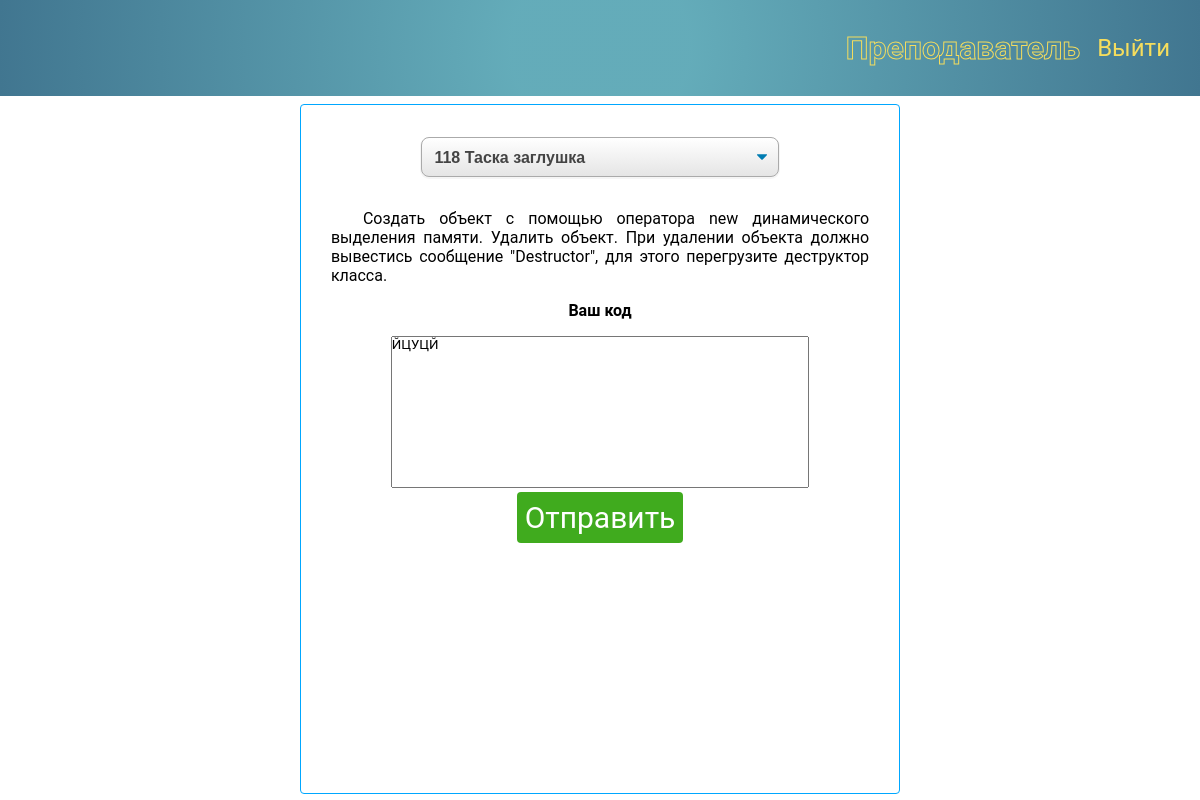
The page /students/work/41 on the database its author committed.
### students/models.py (models this page shows, shortened)
class Work(models.Model):
    student = models.ForeignKey(to=User, on_delete=models.CASCADE, null=True, blank=True)
    task = models.ForeignKey(to=Task, on_delete=models.CASCADE)
    grade = models.PositiveSmallIntegerField(default=0, validators=[MinValueValidator(0), MaxValueValidator(5)])
    isEvaluate = models.BooleanField(default=False)
    code = models.TextField()

### teachers/models.py (models this page shows, shortened)
class Task(models.Model):
    number = models.PositiveIntegerField(default=111, validators=[MinValueValidator(111), MaxValueValidator(999)])
    name = models.CharField(max_length=256)
    description = models.TextField()
    def __str__(self):
        return str(self.number) + " " + str(self.name)

### students/views.py (the view)
# urls.py: path('work/<int:work_id>', work_editor, name="workEditor"),
def work_editor(request, work_id=None):
    work = Work.objects.filter(id=work_id).last()
    if request.method == 'POST':
        form = WorkEditForm(data=request.POST, instance=work)
        if form.is_valid():
            form.save()
            if not work_id:
                work = Work.objects.last()
            else:
                work = Work.objects.filter(id=work_id).last()
            work.student = request.user
            work.isEvaluate = True
            print(Work.objects.last().isEvaluate)
            work.save()
            print(Work.objects.last().isEvaluate)
            if Work.objects.filter(student=request.user).filter(task=work.task).count() > 1:
                work.delete()
                messages.warning(request, 'НЕЛЬЗЯ ДОБАВИТЬ ДВА ОДИНАКОВЫХ ОТВЕТА')
                return HttpResponseRedirect(request.META['HTTP_REFERER'])
            return HttpResponseRedirect(reverse('students:workList'))
    else:
        form = WorkEditForm(instance=work)
    feedback = Feedback.objects.filter(work=work).last()
    context = {
        'form': form,
        'work': work,
        'user': request.user,
        'feedback': feedback,
        'defaultDescribe': Task.objects.first().description,
    }
    return render(request, 'students/workEditor.html', context)

### students/forms.py
class WorkEditForm(forms.ModelForm):
    code = forms.CharField(widget=forms.Textarea(attrs={
        'class': 'code',
        'id': 'code',
        'placeholder': 'Введите код',
    }))
    task = forms.ModelChoiceField(queryset=Task.objects.order_by('number'), initial=Task.objects.first(), widget=forms.Select(attrs={
        'class': 'task',
    }))
    class Meta:
        model = Work
        fields = [ 'task', 'code']

### students/templates/students/workEditor.html (shortened to what this page needs)
{% extends 'students/../../../users/templates/users/base.html' %}
{% load static %}
{% block css %}
	<link href="{% static 'css/header.css' %}" rel="stylesheet">
    <link href="{% static 'css/wideColumn.css' %}" rel="stylesheet">
    <link href="{% static 'css/base.css' %}" rel="stylesheet">
{% endblock %}
{% block content %}
     <div class="content">
        <div class="leftblock"></div>
        <div class="center">
            {% if work == None or work.grade < 3 %}
                <form action="{% if work != None %} {% url 'students:workEditor' work.id %} {% else %} {% url 'students:workEditor' %} {% endif %}" method="post">
                    <div class="outer">
                        <div class="inner width-100 taskBlock">{{ form.task }}</div>
                        <br>
                    <div>
                        <div>
                            <p id="description" class="description">{{ defaultDescribe }}</p>
                        </div>
                    </div>
                     <div class="inner width-100">
                        <p class="margin-vertical-16"><b>Ваш код</b></p>
                     </div>
                        <div class="inner width-100">{{ form.code }}</div>
                        <br>
                    <button type="submit" class="submit">Отправить</button>
                    </div>
                </form>
            {% endif %}
        </div>
        <div class="rightblock"></div>
     </div>
{% endblock %}

### static/css/wideColumn.css (style rules this page uses)
.content { height: calc(100% - 100px); display: grid; width: 100%; background: white; grid-template-columns: 25% 1fr 25%; grid-template-areas: "leftpart center rightpart"; }
.center { border-radius: 4px; border: 1px solid #00a7ff; margin-top: 8px; height: calc(100% - 10px); }
.leftblock { margin-top: 8px; grid-area: leftpart; margin-right: 8px; }
.rightblock { margin-top: 8px; grid-area: rightpart; margin-left: 8px; }
.inner { display: inline-block; }
.outer { width: 100%; text-align: center; }
.submit { color: white; border: none; background: #40ab1e; padding: 8px; font-size: 30px; border-radius: 4px; }
.code { width:70%; resize: none; height: 5%; }
.width-100 { width: 100%; }
.taskBlock { margin: 32px 0; }
.task { font-size: 16px; font-family: sans-serif; font-weight: 700; color: #444; line-height: 1.3; padding: .6em 1.4em .5em .8em; width: 100%; max-width: 60%; box-sizing: border-box; margin: 0; border: 1px solid #aaa; box-shadow: 0 1px 0 1px rgba(0,0,0,.04); border-radius: .5em; -moz-appearance: none; -webkit-appearance: none; appearance: none; background-color: #fff; background-repeat: no-repeat, repeat; background-position: right .7em top 50%, 0 0; background-size: .65em auto, 100%; }
.description { margin: 0 5%; text-indent: 32px; text-align: justify; }
.margin-vertical-16 { margin: 16px 0px; }

### static/css/base.css (style rules this page uses)
* { padding: 0; margin: 0; box-sizing: border-box; font-family: 'Roboto', sans-serif; }
html, body { height: 100%; min-height: 100%; }

### rows shown on the page
Work: task "118 Таска заглушка", code "ЙЦУЦЙ"
Task: description "Создать объект с помощью оператора new динамического выделения памяти. Удалить объект. При удалении объекта должно вывестись сообщение \"Destructor\", для этого перегрузите деструктор класса."
